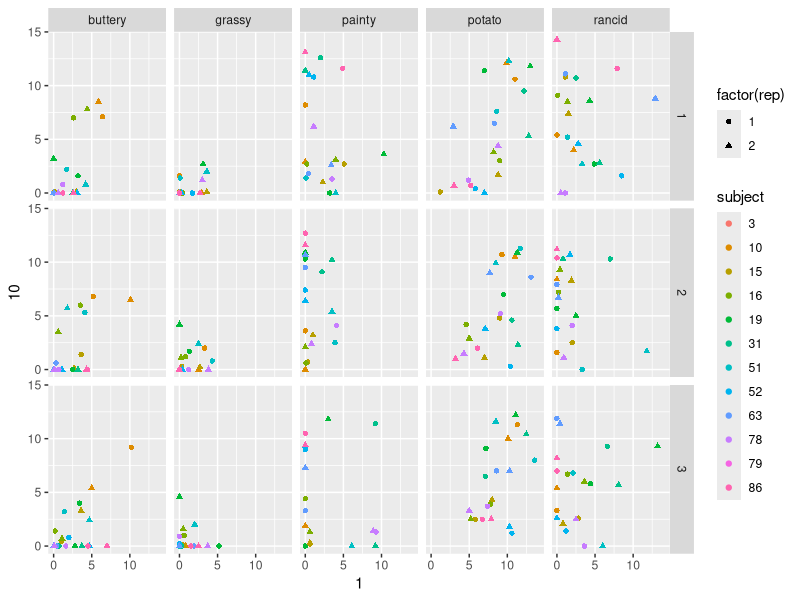

R code for this plot:
# class 3/3/20

# slides: reshaping data ---------------------

# YOUR TURN
data("french_fries", package="reshape2")
library(tidyr)
library(ggplot2)

# Use pivot_longer() from the tidyr package to combine the different  
# scales for assessing french fries into a single variable. 
# Call the key-value pair "scale" and "score".

ff_long <- french_fries %>% 
  pivot_longer(cols = potato:painty, 
               names_to = "scale", 
               values_to = "score") 

# Use pivot_wider() from the tidyr package to get a format in which you 
# can directly compare values from week 1 to week 10. Plot a scatterplot 
# of values in week 1 against week 10. Facet by treatment and scale, 
# color by individuals and use different shapes for the replicates. 
# Is there a pattern visible?

ff_long %>% 
  pivot_wider(names_from = time, values_from = score) %>% 
  head()

ff_long %>% 
  pivot_wider(names_from = time, values_from = score) %>%
  ggplot(aes(x = `1`, y = `10`, color = subject, shape = factor(rep))) +
  geom_point() + 
  facet_grid(treatment~scale)



  